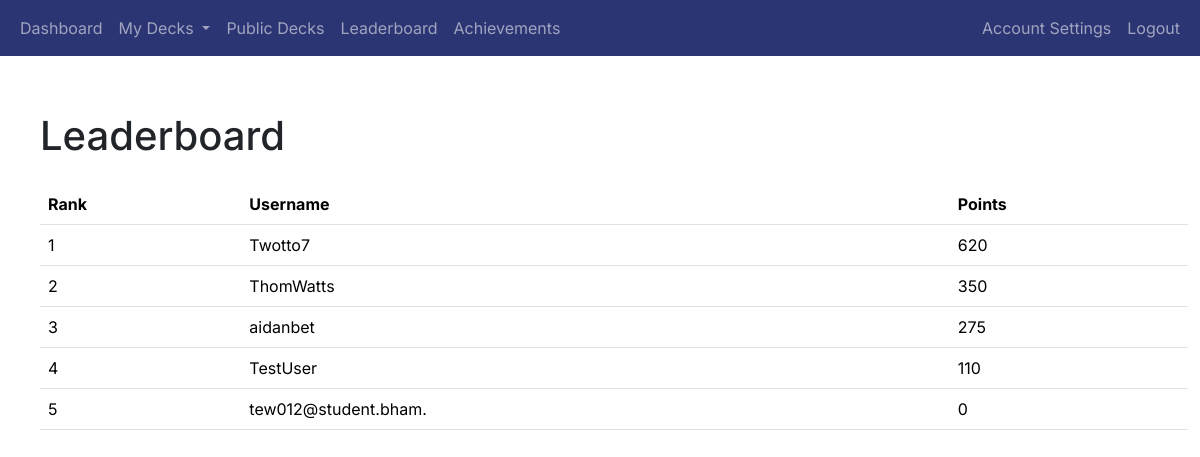
The page /leaderboard (signed in) on the database as committed earlier.
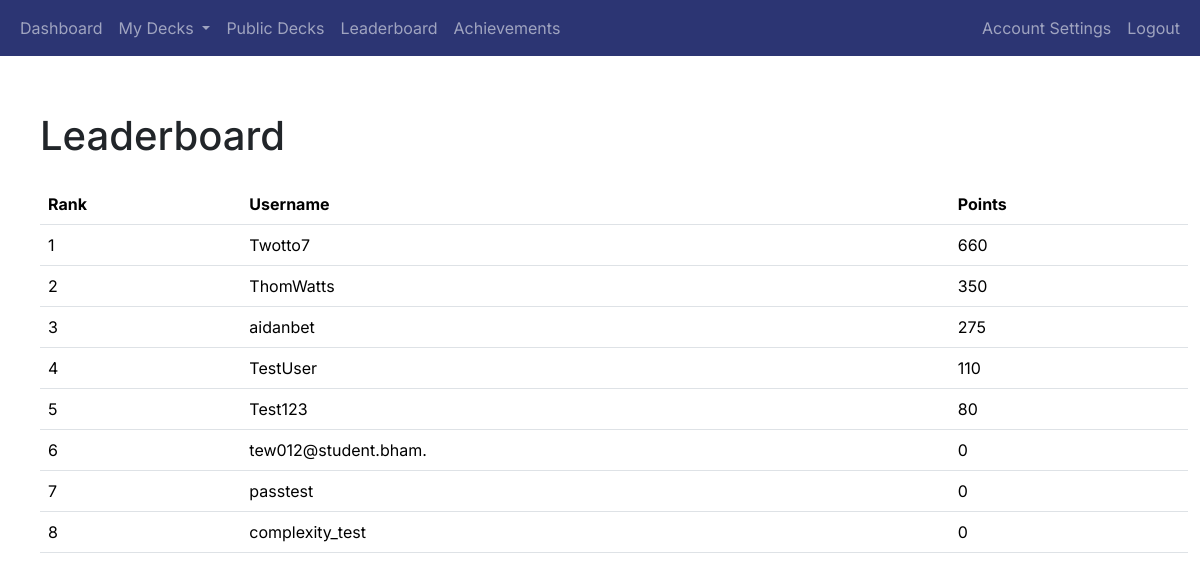
The same page on the database as committed later.
### app/auth/models.py (models this page shows, shortened)
class User(db.Model, UserMixin):
    user_id = db.Column(db.Integer, primary_key=True)
    username = db.Column(db.String(80), unique=True, nullable=False)
    email = db.Column(db.String(120), unique=True, nullable=False)
    password_hash = db.Column(db.String(128), nullable=False)
    points = db.Column(db.Integer, default=0)  # Add points column
    achievements = db.relationship('UserAchievement', back_populates='user', cascade='all, delete-orphan')
    login_events = db.relationship('LoginEvent', backref='user', cascade='all, delete-orphan', lazy=True)
    decks = db.relationship('Deck', backref='user', cascade='all, delete-orphan', lazy=True)

### app/gamification/routes.py (the view)
@gamification_blueprint.route('/leaderboard')
@login_required
def leaderboard():
    users = User.query.order_by(User.points.desc()).limit(10).all()  # Get top 10 users
    return render_template('leaderboard.html', users=users)

### app/__init__.py (called while the page is built)
@login_manager.user_loader
def load_user(user_id):
    return User.query.get(int(user_id))

### app/gamification/templates/leaderboard.html (shortened to what this page needs)
{% extends "base.html" %}
{% block content %}
<div class="container mt-4">
    <h1 class="mb-4">Leaderboard</h1>
    <table class="table">
        <thead>
            <tr>
                <th>Rank</th>
                <th>Username</th>
                <th>Points</th>
            </tr>
        </thead>
        <tbody>
            {% for user in users %}
            <tr>
                <td>{{ loop.index }}</td>
                <td>{{ user.username }}</td>
                <td>{{ user.points }}</td>
            </tr>
            {% endfor %}
        </tbody>
    </table>
</div>
{% endblock %}

### app/templates/base.html (shortened to what this page needs)
<!doctype html>
<html lang="en">
<head>
    <link href="https://cdn.jsdelivr.net/npm/bootstrap@5.3.2/dist/css/bootstrap.min.css" rel="stylesheet"
>
    <link rel="stylesheet" href="{{ url_for('static', filename='styles.css') }}">
</head>
<body>
<header class="site-header">
    <nav class="navbar navbar-expand-sm navbar-dark bg-dark-blue">
        <div class="container-fluid">
            <div class="collapse navbar-collapse" id="navbarToggle">
                <div class="navbar-nav me-auto">
                    {% if current_user.is_authenticated %}
                    <a class="nav-item nav-link" href="{{ url_for('main.dashboard') }}">Dashboard</a>
                    <li class="nav-item dropdown">
                        <a class="nav-link dropdown-toggle" href="#" id="navbarDropdown" role="button" data-bs-toggle="dropdown" aria-expanded="false">
                            My Decks
                        </a>
                    </li>
                    <a class="nav-item nav-link" href="{{ url_for('decks.public_decks') }}">Public Decks</a>
                    <a class="nav-item nav-link" href="{{ url_for('gamification.leaderboard') }}">Leaderboard</a>
                    <a class="nav-item nav-link" href="{{ url_for('gamification.user_achievements') }}">Achievements</a>
                </div>
                <div class="navbar-nav ms-auto">
                    <a class="nav-link" href="{{ url_for('auth.account_settings') }}">Account Settings</a>
                    <a class="nav-item nav-link" href="{{ url_for('auth.logout') }}">Logout</a>
                    {% else %}
                    <a class="nav-item nav-link" href="{{ url_for('main.index') }}">Home</a>
                </div>
                <div class="navbar-nav ms-auto">
                    <a class="nav-item nav-link" href="{{ url_for('auth.login') }}">Login</a>
                    <a class="nav-item nav-link" href="{{ url_for('auth.register') }}">Register</a>
                    {% endif %}
                </div>
            </div>
        </div>
    </nav>
</header>
<main role="main" class="container-fluid">
    <div class="row mt-2 ms-3">
        <div class="col-auto text-center">
        </div>
    </div>
    <div class="row mt-3 ms-3">
        {% block content %}{% endblock %}
    </div>
</main>
</body>
</html>

### app/static/styles.css (style rules this page uses)
.bg-dark-blue { background-color: #2c3573 !important; }

### app/templates/base.html (style rules this page uses)
body { font-family: 'Inter', sans-serif; }
h1, h2, h3, h4, h5, h6, p, a { font-family: 'Inter', sans-serif; }

Rows that differ between the two databases and show on the page:
changed User "Twotto7": points "620" → "660"
added User: username "Test123", points "80"
added User: username "passtest", points "0"
added User: username "complexity_test", points "0"
